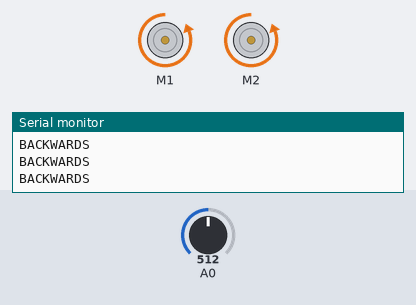
A sketch run on a simulated Arduino Uno, built with avr-gcc and run on an emulated ATmega328P. On the bench: 2 × DC motor (green arrow = forward, orange = backward, longer = faster), the last lines printed to the serial monitor. Inputs (shaded band) come from the test bench; at power-on: A0 = 512.

Above: at 1.2 s.
1.3 s: A0 set to 237
4.3 s: A0 set to 210
At 4.9 s:
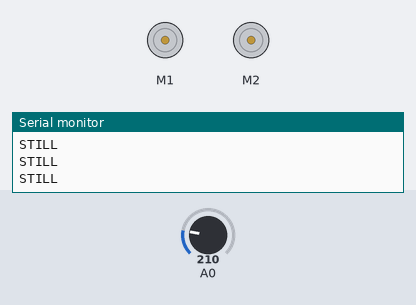
5.8 s: A0 set to 81
8.8 s: A0 set to 68
At 9.5 s:
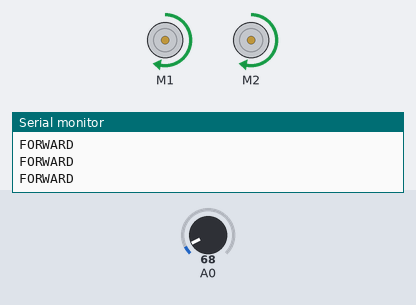
Timing chart, 0 to 11.3 s (numbered marks = the images above; inputs shaded):
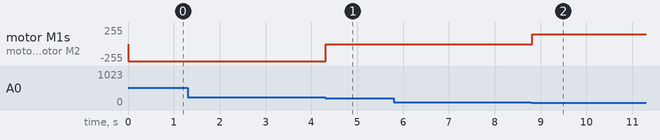

The sketch:

redbot_proximity_single.ino
```cpp
/************************************************************************
 * RedBot proximity sensor
 *
 * Using one Infrared Proximity Sensor on front to keep a reasonable distance
 * https://www.sparkfun.com/products/242
 ************************************************************************/

#include <RedBot.h>

RedBotMotor  motor;
RedBotSensor frontSensor = RedBotSensor(0);

// Having a greater backwards speed makes it seem scared when going backwards :D
const int forwardSpeed   = 150;
const int backwardsSpeed = 255;

// Calibrate this according to your sensor.
const int tooFarDistance   =  75;
const int tooCloseDistance = 225;

void setup() {
  Serial.begin(9600);
  Serial.println("Hello world!");
}

void loop() {
  if (tooFar()) {
    goForward();
  } else if (tooClose()) {
    goBackwards();
  } else {
    beStill();
  }
}

// Returns an int between 0 and 1023, the bigger, the closer an object is
int frontProximity() {
  frontSensor.read();
}

boolean tooFar() {
  if (frontProximity() < tooFarDistance) {
    return(true);
  } else {
    return(false);
  }
}

boolean tooClose() {
  if (frontProximity() > tooCloseDistance) {
    return(true);
  } else {
    return(false);
  }
}

void goForward() {
  Serial.println("FORWARD");
  motor.drive(forwardSpeed);
}

void goBackwards() {
  Serial.println("BACKWARDS");
  motor.drive(-backwardsSpeed);
}

void beStill() {
  Serial.println("STILL");
  motor.brake();
}
```

Measured:
- the behaviour switches between 226 and 225 on A0 (found by bisection; images 0 and 1)
- the behaviour switches between 75 and 74 on A0 (found by bisection; images 1 and 2)
- after the input at 4.3 s, motor M1, motor M2: backward 255/255 → stopped at once
- after the input at 8.8 s, motor M1, motor M2: stopped → forward 149/255 at once
